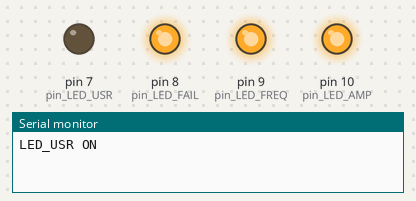
A sketch run on a simulated Arduino Uno, built with avr-gcc and run on an emulated ATmega328P. Shown: output pins drawn as LEDs (lit = HIGH), the last lines printed to the serial monitor. EEPROM starts erased.

Above: at 4.0 s.
At 6.0 s:
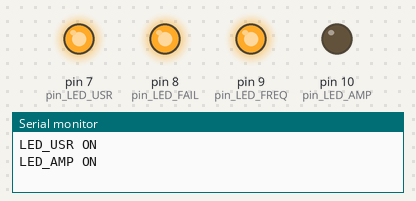
At 8.0 s:
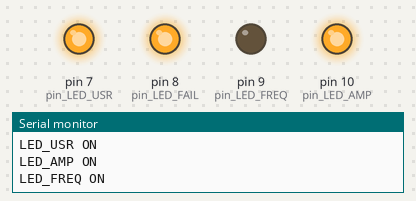
At 10.0 s:
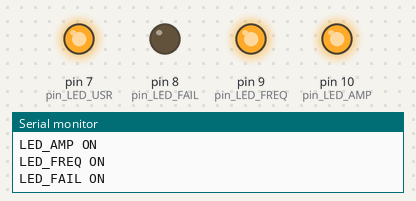
Timing chart, 0 to 13.4 s (numbered marks = the images above):
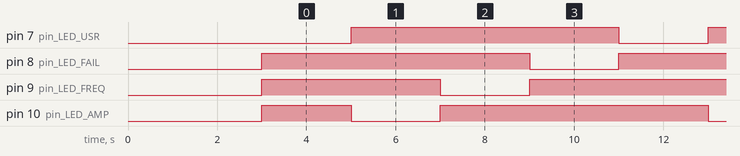

The sketch:

prueba_LEDs_y_puertos.ino
```cpp
#include <EEPROM.h>

#define INVERT_LEDS 1

#define pin_LED_USR 7    // User LED
#define pin_LED_FAIL 8   // FAIL and calib: red LED
#define pin_LED_FREQ 9   // frequency: green LED
#define pin_LED_AMP 10   // amplitude: blue LED

void setup() {
  pinMode(pin_LED_USR, OUTPUT);
  pinMode(pin_LED_AMP, OUTPUT);
  pinMode(pin_LED_FREQ, OUTPUT);
  pinMode(pin_LED_FAIL, OUTPUT);

// Guardar valores por defecto en la EEPROM. Útil para cuando nunca se había hecho ---
  int i;
  for(i = 0; i < 15; i++)
  {
    byte adj_val = 100;
    EEPROM.put(36 + 3*sizeof(float) + i*sizeof(byte), adj_val);
    delay(200);
  }
// -----------------------------------------------------------------------------------

  Serial.begin(115200);
}

void loop() {
  Serial.println("LED_USR ON");
  LED_USR(1); LED_AMP(0); LED_FREQ(0); LED_FAIL(0);
  delay(2000);

  Serial.println("LED_AMP ON");
  LED_USR(0); LED_AMP(1); LED_FREQ(0); LED_FAIL(0);
  delay(2000);

  Serial.println("LED_FREQ ON");
  LED_USR(0); LED_AMP(0); LED_FREQ(1); LED_FAIL(0);
  delay(2000);

  Serial.println("LED_FAIL ON");
  LED_USR(0); LED_AMP(0); LED_FREQ(0); LED_FAIL(1);
  delay(2000);
}


void LED_FREQ(byte val)
{
  if(INVERT_LEDS)
    digitalWrite(pin_LED_FREQ, 1 - val);
  else
    digitalWrite(pin_LED_FREQ, val);
}

void LED_AMP(byte val)
{
  if(INVERT_LEDS)
    digitalWrite(pin_LED_AMP, 1 - val);
  else
    digitalWrite(pin_LED_AMP, val);
}

void LED_FAIL(byte val)
{
  if(INVERT_LEDS)
    digitalWrite(pin_LED_FAIL, 1 - val);
  else
    digitalWrite(pin_LED_FAIL, val);
}

void LED_USR(byte val)
{
  if(INVERT_LEDS)
    digitalWrite(pin_LED_USR, 1 - val);
  else
    digitalWrite(pin_LED_USR, val);
}
```

Measured:
- by itself, pin 7 (pin_LED_USR), pin 8 (pin_LED_FAIL): alternates HIGH for 6.0 s and LOW for 2.0 s
- by itself, pin 9 (pin_LED_FREQ), pin 10 (pin_LED_AMP): repeats every 8.0 s: LOW 2.0 s, HIGH 6.0 s
- by itself, everything shown: repeats every 8.0 s, in 4 steps
